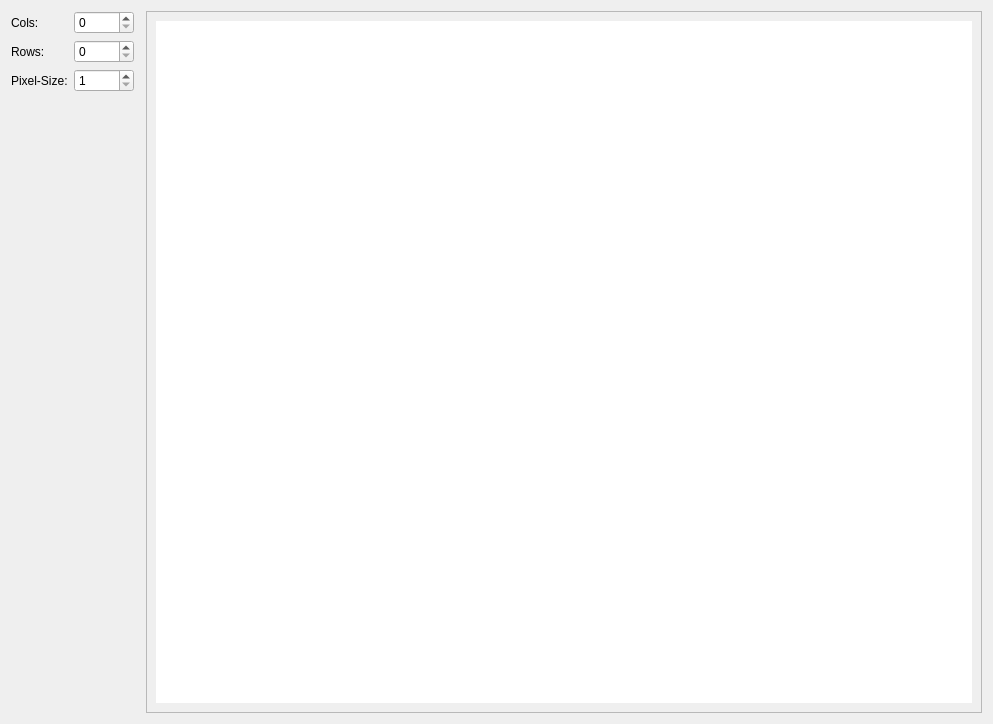
<?xml version="1.0" encoding="UTF-8"?>
<ui version="4.0">
 <class>Dialog</class>
 <widget class="QDialog" name="Dialog">
  <property name="geometry">
   <rect>
    <x>0</x>
    <y>0</y>
    <width>993</width>
    <height>724</height>
   </rect>
  </property>
  <property name="windowTitle">
   <string>Dialog</string>
  </property>
  <layout class="QGridLayout" name="gridLayout" columnstretch="0,0,0,0">
   <property name="sizeConstraint">
    <enum>QLayout::SetMinimumSize</enum>
   </property>
   <item row="3" column="0" colspan="3">
    <spacer name="verticalSpacer">
     <property name="orientation">
      <enum>Qt::Vertical</enum>
     </property>
     <property name="sizeHint" stdset="0">
      <size>
       <width>20</width>
       <height>80</height>
      </size>
     </property>
    </spacer>
   </item>
   <item row="1" column="0">
    <widget class="QLabel" name="label">
     <property name="maximumSize">
      <size>
       <width>60</width>
       <height>16777215</height>
      </size>
     </property>
     <property name="text">
      <string>Rows:</string>
     </property>
    </widget>
   </item>
   <item row="0" column="0">
    <widget class="QLabel" name="label_2">
     <property name="maximumSize">
      <size>
       <width>60</width>
       <height>16777215</height>
      </size>
     </property>
     <property name="text">
      <string>Cols:</string>
     </property>
    </widget>
   </item>
   <item row="0" column="3" rowspan="4">
    <widget class="QScrollArea" name="scrollArea">
     <property name="widgetResizable">
      <bool>true</bool>
     </property>
     <widget class="QWidget" name="scrollAreaWidgetContents">
      <property name="geometry">
       <rect>
        <x>0</x>
        <y>0</y>
        <width>855</width>
        <height>704</height>
       </rect>
      </property>
      <layout class="QVBoxLayout" name="verticalLayout">
       <item>
        <widget class="QLabel" name="_img">
         <property name="minimumSize">
          <size>
           <width>600</width>
           <height>600</height>
          </size>
         </property>
         <property name="autoFillBackground">
          <bool>false</bool>
         </property>
         <property name="styleSheet">
          <string notr="true">background-color:rgb(255, 255, 255)</string>
         </property>
         <property name="text">
          <string/>
         </property>
        </widget>
       </item>
      </layout>
     </widget>
    </widget>
   </item>
   <item row="1" column="1">
    <widget class="QSpinBox" name="_rows">
     <property name="maximumSize">
      <size>
       <width>60</width>
       <height>16777215</height>
      </size>
     </property>
     <property name="maximum">
      <number>10000</number>
     </property>
    </widget>
   </item>
   <item row="2" column="0">
    <widget class="QLabel" name="label_3">
     <property name="text">
      <string>Pixel-Size:</string>
     </property>
    </widget>
   </item>
   <item row="2" column="1">
    <widget class="QSpinBox" name="_pixSize">
     <property name="minimum">
      <number>1</number>
     </property>
     <property name="maximum">
      <number>10</number>
     </property>
    </widget>
   </item>
   <item row="0" column="1">
    <widget class="QSpinBox" name="_cols">
     <property name="maximumSize">
      <size>
       <width>60</width>
       <height>16777215</height>
      </size>
     </property>
     <property name="maximum">
      <number>10000</number>
     </property>
    </widget>
   </item>
  </layout>
 </widget>
 <resources/>
 <connections/>
</ui>
